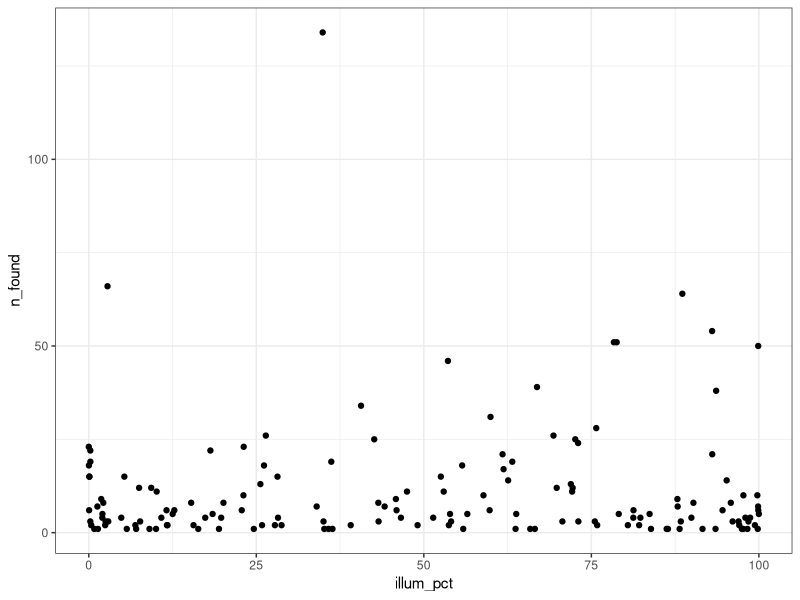
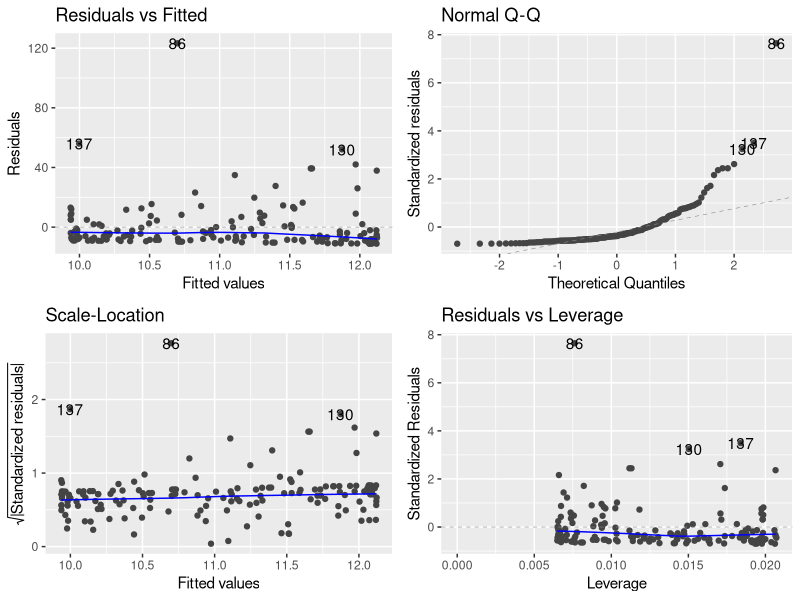
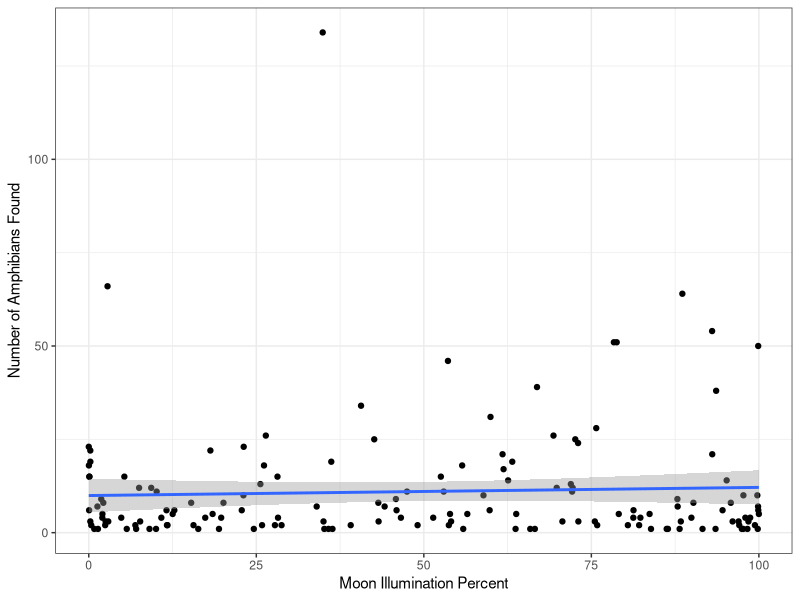

Reproduce these figures in R, in order.
## ---- chunk 1
rm(list = ls())
library(tidyverse)
library(here)
library(ggfortify)
## ---- chunk 2
gad_totals <- read.csv(here("data", "gad_totals1.csv"))
glimpse(gad_totals)
## ---- chunk 3
gad_totals <- gad_totals |>
  select(-X) |>
  mutate(Date = ymd(Date)) |>
  mutate(phase = as.factor(phase))
## ---- chunk 4
ggplot(gad_totals, aes(x = illum_pct, y = n_found))+
  geom_point()+
  theme_bw()
## ---- chunk 5
illum_model <- lm(n_found ~ illum_pct, data = gad_totals)
## ---- chunk 6
autoplot(illum_model)
## ---- chunk 7
anova(illum_model)
## ---- chunk 8
ggplot(gad_totals, aes(illum_pct, n_found))+
  geom_point()+
  geom_smooth(method = "lm")+
  labs(x = "Moon Illumination Percent",
       y = "Number of Amphibians Found")+
  theme_bw()
